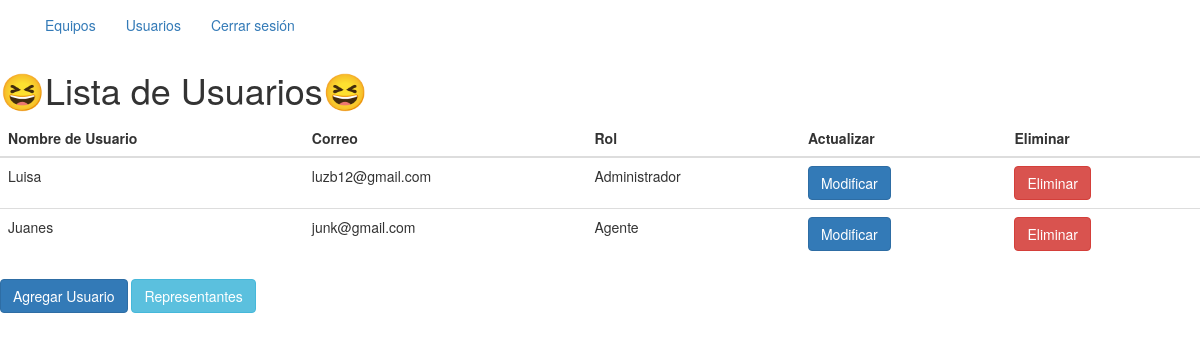
The page /usuarios/lista_usuario (signed in) on the database as committed earlier.
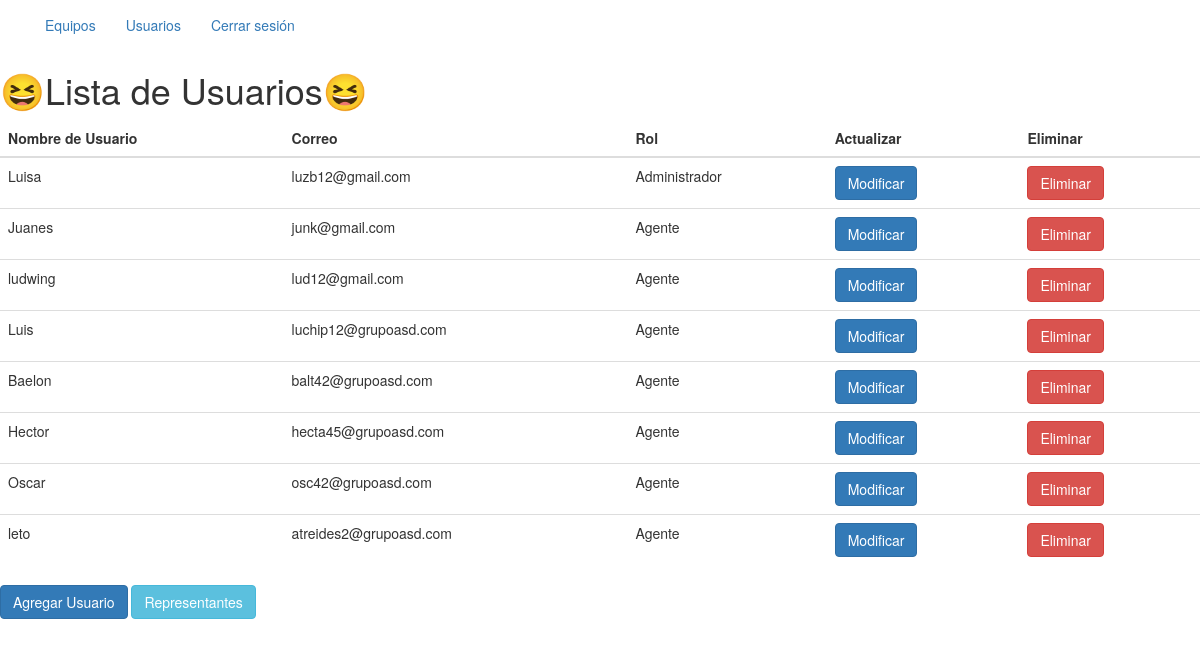
The same page on the database as committed later.
### app/models.py (models this page shows, shortened)
class Usuario(UserMixin, db.Model):
    __tablename__ = "usuario"
    id = db.Column(db.Integer, primary_key=True)
    userName = db.Column(db.String(100), unique=True, nullable=False)
    email = db.Column(db.String(120), unique=True, nullable=False)
    rol = db.Column(db.Enum(Rol), default=Rol.AGENTE)
    password = db.Column(db.String(128), nullable=False)
    created_at = db.Column(db.DateTime, default=datetime.utcnow, nullable=False)
    updated_at = db.Column(db.DateTime, default=datetime.utcnow, onupdate=datetime.utcnow, nullable=False)

### app/usuarios/routes.py (the view)
@usuarios.route('/lista_usuario')
@acceso_requerido(roles=["Administrador"])
@login_required
def listar():
    usuarios = app.Usuario.query.all()
    return render_template('lista_usuarios.html',
                           usuarios=usuarios)

### app/auth/routes.py (called while the page is built)
def acceso_requerido(roles=[]):
    def decorador(f):
        @wraps(f)
        def decorated_function(*args, **kwargs):
            if current_user.is_authenticated is False:
                flash("Debes iniciar sesión para acceder a esta página")
                return redirect('/auth/login')
            if roles and current_user.rol.value not in roles:
                flash("No tienes permisos para acceder a esta página")
                return redirect('/auth/login')
            return f(*args, **kwargs)
        return decorated_function
    return decorador

### app/models.py (called while the page is built)
@login.user_loader
def user_loader(id):
    return Usuario.query.get(id)

### app/usuarios/templates/lista_usuarios.html (shortened to what this page needs)
{% extends "base.html" %} {% block content %}
<nav class="nav nav-inverse">
  <div class="container">
    <ul class="nav navbar-nav">
      <li><a href="/equipos/listar">Equipos</a></li>
      <li><a href="/usuarios/lista_usuario">Usuarios</a></li>
      {% if current_user.is_authenticated %}
      <li>
        <a href="/auth/logout">Cerrar sesión</a>
      </li>
      {% else %}
      <li>
        <a href="/auth/logout">Cerrar sesión</a>
      </li>
      {% endif %}
    </ul>
  </div>
</nav>
<h1>😆Lista de Usuarios😆</h1>
<table class="table table-hover">
  <thead>
    <tr>
      <th>Nombre de Usuario</th>
      <th>Correo</th>
      <th>Rol</th>
      <th>Actualizar</th>
      <th>Eliminar</th>
    </tr>
  </thead>
  <tbody>
    {% for usuario in usuarios %}
    <tr>
      <td>{{usuario.userName}}</td>
      <td>{{usuario.email}}</td>
      <td>{{usuario.rol.value}}</td>
      <td>
        <a href="/usuarios/editar_usuario/{{usuario.id}}" class="btn btn-primary">Modificar</a>
      </td>
      <td>
        <a href="/usuarios/eliminar_usuario/{{usuario.id}}" class="btn btn-danger">Eliminar</a>
      </td>
    </tr>
    {% endfor %}
  </tbody>
</table>
<div class="d-grid gap-2 col-6 mx-auto">
  <a href="/usuarios/crear_usuario" class="btn btn-primary">Agregar Usuario</a>
  <a href="/representantes/lista_representantes" class="btn btn-info">Representantes</a>
</div>
{% endblock%}

### app/templates/base.html (shortened to what this page needs)
{% extends 'bootstrap/base.html' %}
{% block head %}
    {{ super() }}
{% endblock %}
{% block body %}
       {% block content %}
       {% endblock %}
{% endblock %}

Rows that differ between the two databases and show on the page:
added Usuario: userName "ludwing", email "lud12@gmail.com", rol.value "Agente"
added Usuario: userName "Luis", email "luchip12@grupoasd.com", rol.value "Agente"
added Usuario: userName "Baelon", email "balt42@grupoasd.com", rol.value "Agente"
added Usuario: userName "Hector", email "hecta45@grupoasd.com", rol.value "Agente"
added Usuario: userName "Oscar", email "osc42@grupoasd.com", rol.value "Agente"
added Usuario: userName "leto", email "atreides2@grupoasd.com", rol.value "Agente"
